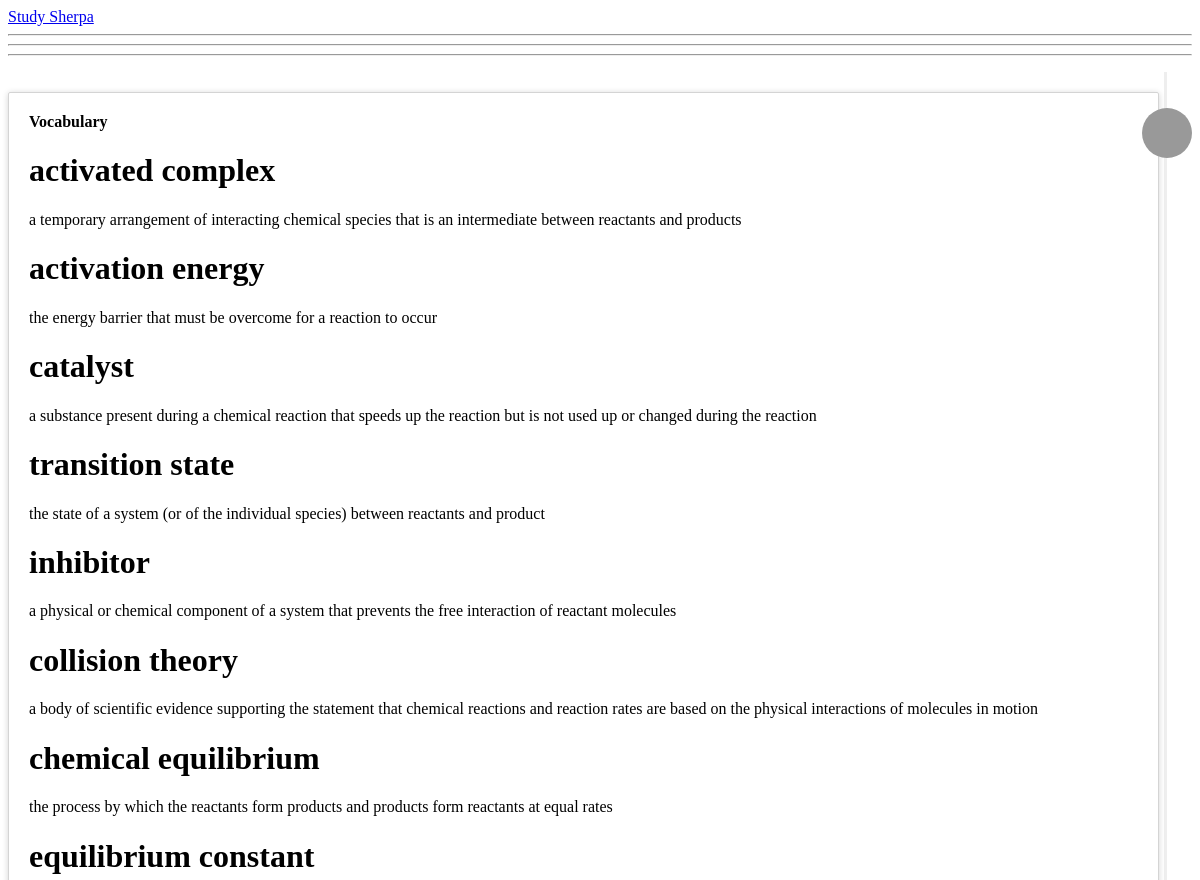
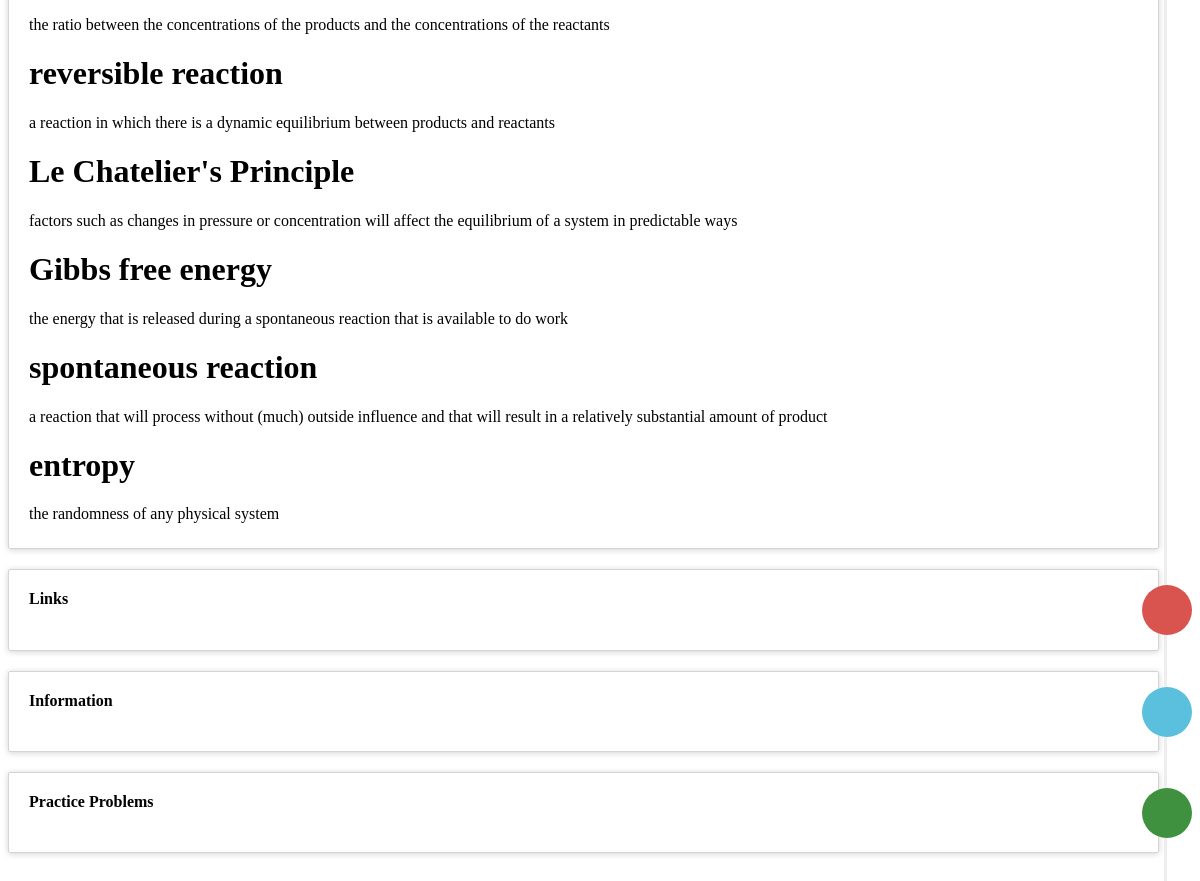
/topics//static-equillibrium, run on the app's committed database (2 pictures, top to bottom).
### topics/models.py (models this page shows, shortened)
class UserContributedInfo(models.Model):
    user = models.CharField(max_length=20)
    topic = models.ForeignKey(Topic)

class VocabWord(UserContributedInfo):
    word = models.CharField(max_length=100)
    definition = models.CharField(max_length=500)

### topics/views.py (the view)
# urls.py: url(r'^/(?P<slug>[-\w]+)', views.view_topic, name='view_topic'),
def view_topic(request,slug):
    def render_page(name, vocab_words, links, practice_problems, information):
        params = {'name': name,
                  'vocab_words': vocab_words,
                  'links': links,
                  'practice_problems': practice_problems,
                  'information': information}
        return render(request, 'topics/view_topic.html', params)
    topic = get_object_or_404(Topic, slug=slug)
    vocab_words = VocabWord.objects.filter(topic=topic)
    links = Link.objects.filter(topic=topic)
    practice_problems = PracticeProblem.objects.filter(topic=topic)
    information = Information.objects.filter(topic=topic)
    return render_page(topic.name, vocab_words, links, practice_problems, information)

### topics/templates/topics/view_topic.html (shortened to what this page needs)
{% extends "odin/base.html" %}
{% block content %}
{% load staticfiles %}
<!DOCTYPE html>
<link rel="stylesheet" type="text/css" href="{% static 'css/timeline.css' %}" />
<div class="navbar navbar-inverse navbar-fixed-top" role="navigation">
      <div class="container">
        <div class="navbar-header">
          <a class="navbar-brand" href="../../">Study Sherpa</a>
        </div>
      </div>
    </div>
    <hr>
    <hr>
    <hr>
<div class="container">
    <ul class="timeline">
        <li>
          <div class="timeline-badge"></div>
          <div class="timeline-panel">
            <div class="timeline-heading">
              <h4 class="timeline-title">Vocabulary</h4>
            </div>
            <div class="timeline-body">
            <p>
            {% for vocab in vocab_words %}
            <h1>{{ vocab.word }}</h1>
            <p>{{vocab.definition}}</p>
            {% endfor %}
            </p>
            </div>
          </div>
        </li>
        <li>
          <div class="timeline-badge danger"></i></div>
          <div class="timeline-panel">
            <div class="timeline-heading">
              <h4 class="timeline-title">Links</h4>
            </div>
          </div>
        </li>
        <li>
          <div class="timeline-badge info"></div>
          <div class="timeline-panel">
            <div class="timeline-heading">
              <h4 class="timeline-title">Information</h4>
            </div>
          </div>
        </li>
        <li>
          <div class="timeline-badge success"></div>
          <div class="timeline-panel">
            <div class="timeline-heading">
              <h4 class="timeline-title">Practice Problems</h4>
            </div>
          </div>
        </li>
    </ul>
</div>
{% endblock %}

### static/css/timeline.css (style rules this page uses)
.timeline { list-style: none; padding: 20px 0 20px; position: relative; }
.timeline:before { top: 0; bottom: 0; position: absolute; content: " "; width: 3px; background-color: #eeeeee; right: 25px; margin-left: -1.5px; }
.timeline > li { margin-bottom: 20px; position: relative; }
.timeline > li:before, .timeline > li:after { content: " "; display: table; }
.timeline > li:after { clear: both; }
.timeline > li > .timeline-panel { width: calc( 100% - 75px ); float: left; border: 1px solid #d4d4d4; border-radius: 2px; padding: 20px; position: relative; -webkit-box-shadow: 0 1px 6px rgba(0, 0, 0, 0.175); box-shadow: 0 1px 6px rgba(0, 0, 0, 0.175); }
.timeline > li > .timeline-panel:before { position: absolute; top: 26px; right: -15px; display: inline-block; border-top: 15px solid transparent; border-left: 15px solid #ccc; border-right: 0 solid #ccc; border-bottom: 15px solid transparent; content: " "; }
.timeline > li > .timeline-panel:after { position: absolute; top: 27px; right: -14px; display: inline-block; border-top: 14px solid transparent; border-left: 14px solid #fff; border-right: 0 solid #fff; border-bottom: 14px solid transparent; content: " "; }
.timeline > li > .timeline-badge { color: #fff; width: 50px; height: 50px; line-height: 50px; font-size: 1.4em; text-align: center; position: absolute; top: 16px; right: 0px; margin-left: -25px; background-color: #999999; z-index: 100; border-top-right-radius: 50%; border-top-left-radius: 50%; border-bottom-right-radius: 50%; border-bottom-left-radius: 50%; }
.timeline-badge.success { background-color: #3f903f !important; }
.timeline-badge.danger { background-color: #d9534f !important; }
.timeline-badge.info { background-color: #5bc0de !important; }
.timeline-title { margin-top: 0; color: inherit; }
.timeline-body > p, .timeline-body > ul { margin-bottom: 0; }

### data on the page
VocabWord: word "activated complex", definition "a temporary arrangement of interacting chemical species that is an intermediate between reactants and products"
VocabWord: word "activation energy", definition "the energy barrier that must be overcome for a reaction to occur"
VocabWord: word "catalyst", definition "a substance present during a chemical reaction that speeds up the reaction but is not used up or changed during the reaction"
VocabWord: word "transition state", definition "the state of a system (or of the individual species) between reactants and product"
VocabWord: word "inhibitor", definition "a physical or chemical component of a system that prevents the free interaction of reactant molecules"
VocabWord: word "collision theory", definition "a body of scientific evidence supporting the statement that chemical reactions and reaction rates are based on the physical interactions of molecules in motion"
VocabWord: word "chemical equilibrium", definition "the process by which the reactants form products and products form reactants at equal rates"
VocabWord: word "equilibrium constant", definition "the ratio between the concentrations of the products and the concentrations of the reactants"
VocabWord: word "reversible reaction", definition "a reaction in which there is a dynamic equilibrium between products and reactants"
VocabWord: word "Le Chatelier's Principle", definition "factors such as changes in pressure or concentration will affect the equilibrium of a system in predictable ways"
VocabWord: word "Gibbs free energy", definition "the energy that is released during a spontaneous reaction that is available to do work"
VocabWord: word "spontaneous reaction", definition "a reaction that will process without (much) outside influence and that will result in a relatively substantial amount of product"
VocabWord: word "entropy", definition "the randomness of any physical system"
